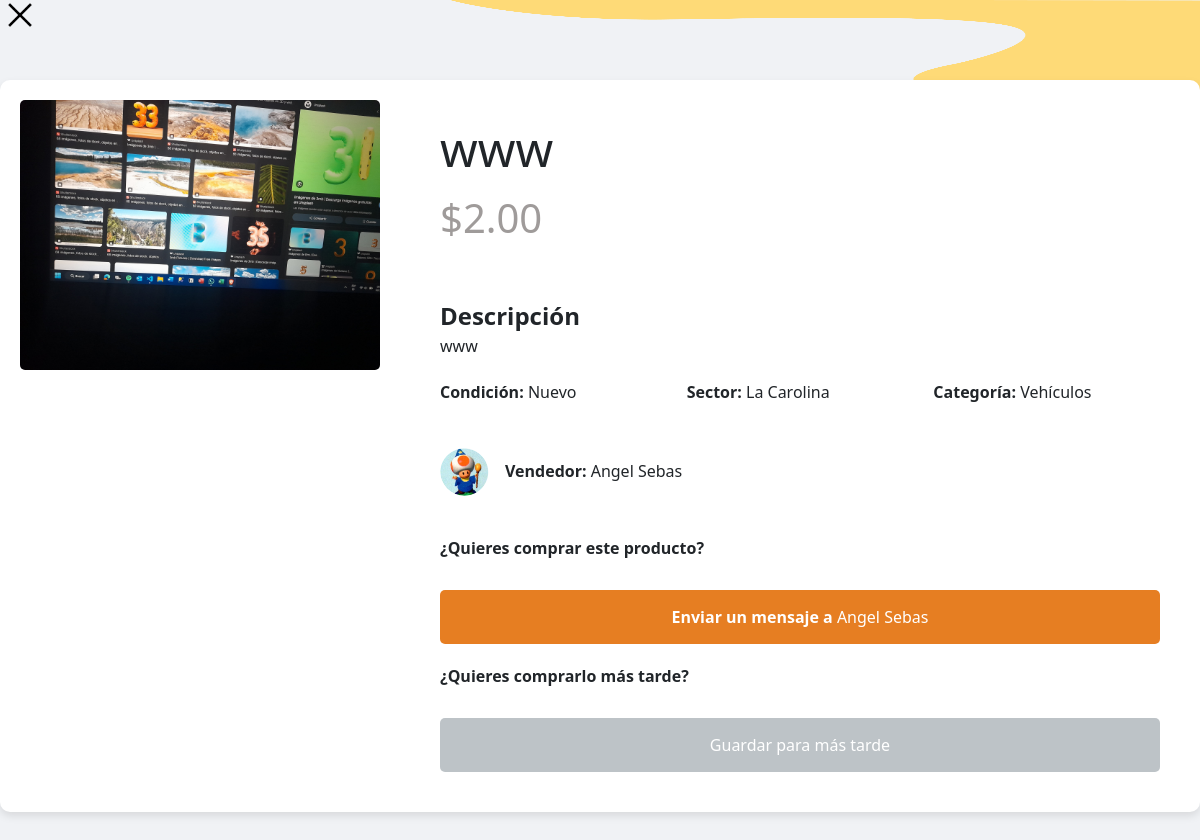
/productos/2/, run on the app's committed database.
### publish/models.py (models this page shows, shortened)
class Producto(models.Model):
    VENTA_ESTADO_CHOICES = [
        ('EnVenta', 'En venta'),
        ('Vendido', 'Vendido'),
    ]
    titulo = models.CharField(max_length=200)
    descripcion = models.TextField()
    precio = models.DecimalField(max_digits=10, decimal_places=2)
    fecha_publicacion = models.DateTimeField(auto_now_add=True)
    usuario = models.ForeignKey(settings.AUTH_USER_MODEL, on_delete=models.CASCADE)
    estado = models.ForeignKey(Estado, on_delete=models.SET_NULL, null=True)
    categoria = models.ForeignKey(Categoria, on_delete=models.SET_NULL, null=True)
    sector = models.CharField(max_length=100, null=True, blank=True)
    venta_estado = models.CharField(max_length=20, choices=VENTA_ESTADO_CHOICES, default='EnVenta')

class Imagen(models.Model):
    producto = models.ForeignKey(Producto, on_delete=models.CASCADE, related_name='imagenes')
    imagen = models.ImageField(upload_to='imagenes_producto/')

class Estado(models.Model):
    nombre_estado = models.CharField(max_length=50)

class Categoria(models.Model):
    nombre_categoria = models.CharField(max_length=100)
    def __str__(self):
        return self.nombre_categoria

### signup/models.py (models this page shows, shortened)
class Usuario(AbstractBaseUser, PermissionsMixin):
    first_name = models.CharField(max_length=30)
    last_name = models.CharField(max_length=30)
    birth_date = models.DateField()
    gender = models.CharField(max_length=10)
    sector = models.ForeignKey(Sector, on_delete=models.CASCADE)
    cedula = models.CharField(max_length=10, unique=True)  # Cédula debe ser única
    email = models.EmailField(unique=True, null=True)
    password = models.CharField(max_length=100, validators=[MinLengthValidator(8)])  # Validar longitud mínima
    is_active = models.BooleanField(default=True)
    is_staff = models.BooleanField(default=False)
    objects = UsuarioManager()
    USERNAME_FIELD = 'email'
    REQUIRED_FIELDS = ['first_name', 'last_name']
    class Meta:
        db_table = 'usuario'
    def __str__(self):
        return f"{self.first_name} {self.last_name}"

### productos/views.py (the view)
# urls.py: path('<int:id>/', views.producto_detalle, name='producto_detalle'),
def producto_detalle(request, id):
    producto = get_object_or_404(Producto, id=id)
    return render(request, 'productos/perfilProducto.html', {'producto': producto})

### productos/templates/productos/perfilProducto.html (shortened to what this page needs)
{% load static %}
<!DOCTYPE html>
<html lang="es">
<head>
    <link rel="stylesheet" href="{% static 'bootstrap/css/bootstrap.min.css' %}">
</head>
<body>
    <div class="icon-buttons">
        <a href="{% url 'mainPage' %}" style="background-image: url('{% static 'images/Close.png' %}');">
        </a>
    </div>
    <div class="producto-detalle">
        <div class="producto-imagen">
            <div class="imagen-cuadro">
                <img src="{{ producto.imagenes.all.0.imagen.url }}" alt="{{ producto.titulo }}">
            </div>
        </div>
        <div class="producto-info">
            <h1>{{ producto.titulo }}</h1>
            <p class="precio">${{ producto.precio }}</p>
            <div class="titulo-descripcion">
                <strong>Descripción</strong>
            </div>
            <p class="descripcion">{{ producto.descripcion }}</p>
            <div class="detalles">
                <div><strong>Condición:</strong> {{ producto.estado.nombre_estado }}</div>
                <div><strong>Sector:</strong> {{ producto.sector }}</div>
                <div><strong>Categoría:</strong> {{ producto.categoria }}</div>
                <div class="vendedor">
                    <img src="{% static 'images/FotoDefaultTemp.png' %}" alt="{{ producto.vendedor.nombre }}">
                    <span><strong>Vendedor:</strong> {{ producto.usuario }}</span>
                </div>
            </div>
            <div class="acciones">
                <div class="accion-texto">¿Quieres comprar este producto?</div>
                <form method="POST" action="{% url 'iniciar_chat' producto.id %}">
                    <button type="submit"><strong>Enviar un mensaje a </strong> {{ producto.usuario }}</button>
                </form>
                <div class="accion-texto">¿Quieres comprarlo más tarde?</div>
                <form method="POST" action="{% url 'productos:guardar_producto' producto.id %}">
                    <button type="submit" class="guardar">Guardar para más tarde</button>
                </form>
            </div>
        </div>
    </div>
</body>
</html>

### data on the page
Producto: imagenes.all.0.imagen (picture), titulo "www", precio "2.00", descripcion "www", estado.nombre_estado "Nuevo", sector "La Carolina", categoria "Vehículos", usuario "Angel Sebas"
